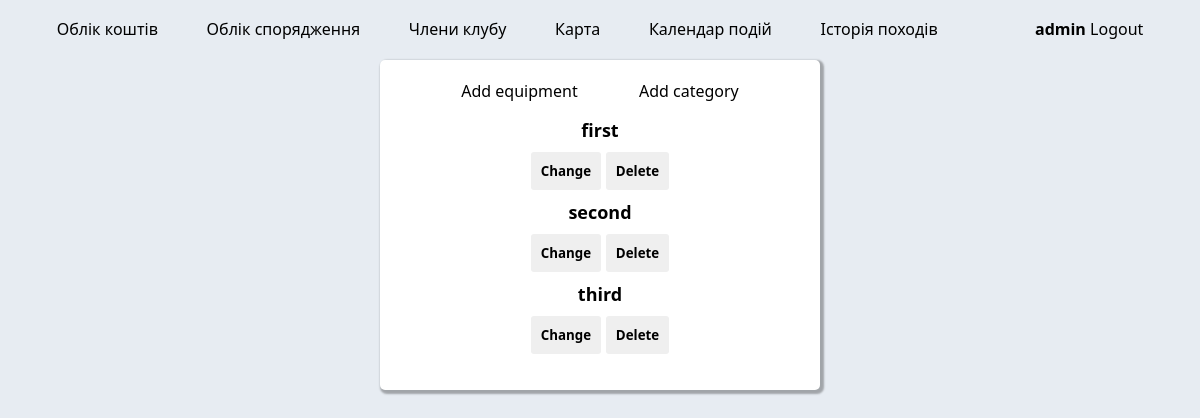
The app's page /equipment/ (signed in), older data.
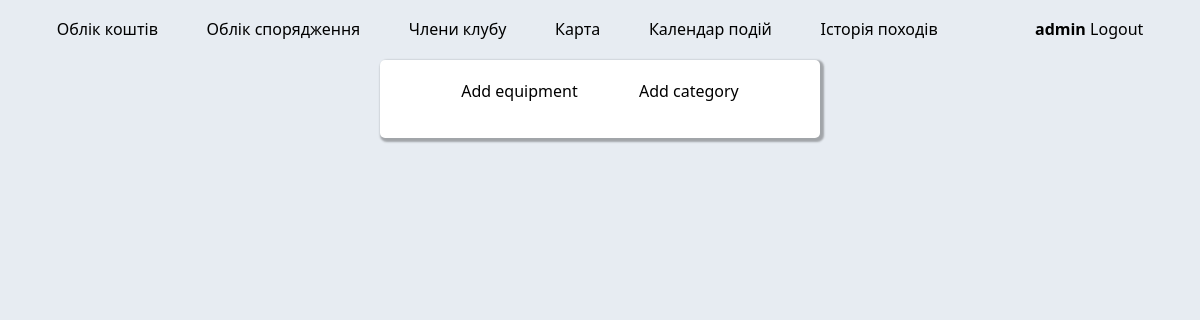
The same page, newer data.
### equipment_accounting/models.py (models this page shows, shortened)
class Equipments(models.Model):
    equipment_name = models.CharField(max_length=50, null=False)
    equipment_category = models.ManyToManyField(EquipmentsCategories)
    weight_of_equipment_kg = models.FloatField(null=False)
    photo_of_equipment = models.ImageField(default='default_tool.png', upload_to='equipment_images')
    current_user = models.ForeignKey(User, on_delete=models.CASCADE, default=1)
    equipment_description = models.CharField(max_length=150, default="-")

### equipment_accounting/views.py (the view)
# urls.py: path("", views.get_equipments, name="get_equipments"), # table of equipment
@login_required(login_url='/login/')
def get_equipments(request):
    equipments = Equipments.objects.all()
    return render(
                    request,
                    "equipment_accounting/equipment.html",
                    context={"equipments": equipments}
                )

### equipment_accounting/templates/equipment_accounting/equipment.html (shortened to what this page needs)
{% extends "layouts/base.html" %} {% block title %} equipment {% endblock %}
{% block stylesheets %}{% endblock stylesheets %} {% block content %}
<div class="modal">
  <div class="category">
  <a class="link" href="{% url 'equipment:add_equipment' %}" role="button"
    >Add equipment</a
  >
  <a class="link" href="{% url 'equipment:add_category' %}" role="button"
    >Add category</a
  >
</div>
  <ul class="list">
    {% for equipment in equipments%}
    <li class="items">
      <a
        class="link"
        href="{% url 'equipment:detail_equipment' equipment.id %}"
        role="button"
        class="outline"
        >{{equipment.equipment_name}}</a
      >
      <div class="buttons">
        <a
          class="link"
          href="{% url 'equipment:change_equipment' equipment.id %}"
          role="button"
          ><button class="btn button_g" type="button">Change</button></a
        >
        <a
          class="link"
          href="{% url 'equipment:delete_equipment' equipment.id %}"
          role="button"
          class="contrast"
          ><button class="btn button_r" type="button">Delete</button></a
        >
      </div>
    </li>
    {% endfor %}
  </ul>
</div>
{% endblock content %}

Row changes from the older to the newer data that the page shows:
removed Equipments: equipment_name "first"
removed Equipments: equipment_name "second"
removed Equipments: equipment_name "third"
